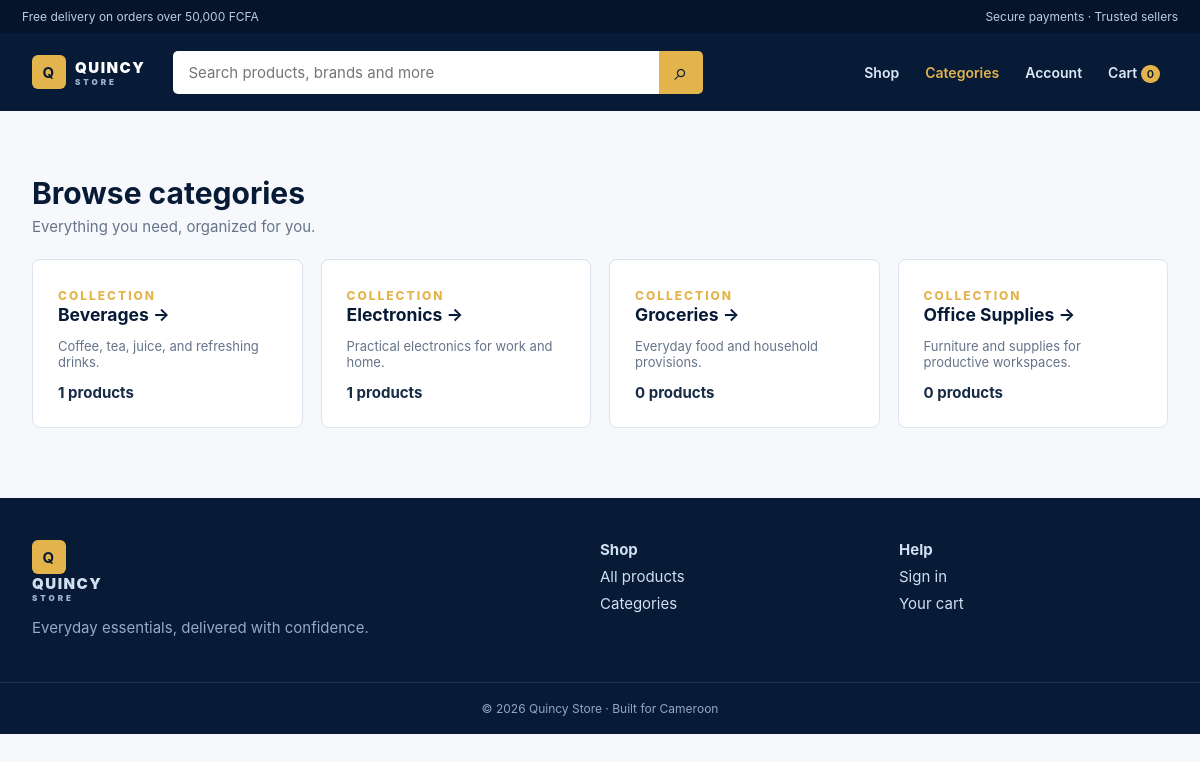
Screenshot of /b2c/categories.php with the database file from the repository.
### tables this page shows
CREATE TABLE `categories` (
  `id` int(11) NOT NULL,
  `parent_id` int(11) DEFAULT NULL,
  `name` varchar(100) NOT NULL,
  `description` text DEFAULT NULL,
  `image` varchar(255) DEFAULT NULL,
  `status` enum('active','inactive') DEFAULT 'active',
  `created_at` timestamp NOT NULL DEFAULT current_timestamp(),
  `updated_at` timestamp NOT NULL DEFAULT current_timestamp() ON UPDATE current_timestamp()
);

### includes/functions.php (called while the page is built, shortened)
<?php
function e(mixed $value): string
{
    return htmlspecialchars((string) $value, ENT_QUOTES, 'UTF-8');
}

### b2c/categories.php (the view)
<?php require_once __DIR__ . '/_bootstrap.php'; $categories=b2cRows("SELECT c.id,c.name,c.description,COUNT(p.id) product_count FROM categories c LEFT JOIN products p ON p.category_id=c.id AND p.status='active' WHERE c.status='active' GROUP BY c.id ORDER BY c.name"); b2cPage('Categories','categories'); ?>
<div class="section-head"><div><h1>Browse categories</h1><p>Everything you need, organized for you.</p></div></div>
<?php if(!$categories): ?><div class="empty">Categories will appear here once our catalog is ready.</div><?php else: ?><section class="grid"><?php foreach($categories as $c): ?><a class="category-card" href="products.php?category=<?= (int)$c['id'] ?>"><span class="eyebrow">Collection</span><h3><?= e($c['name']) ?> →</h3><p class="muted"><?= e($c['description']??'Explore this collection') ?></p><strong><?= (int)$c['product_count'] ?> products</strong></a><?php endforeach; ?></section><?php endif; ?><?php b2cEnd(); ?>

### b2c/b2c.css (style rules this page uses)
:root { --navy:#071a36;--blue:#15467d;--gold:#e4b44c;--ink:#172b46;--muted:#64748b;--line:#dbe4ef;--bg:#f6f8fb }
* { box-sizing:border-box }
body { margin:0;font:15px Inter,system-ui,-apple-system,Segoe UI,sans-serif;color:var(--ink);background:var(--bg) }
a { color:inherit;text-decoration:none }
.eyebrow { color:var(--gold);font-weight:800;text-transform:uppercase;letter-spacing:2px;font-size:12px }
.section-head { display:flex;justify-content:space-between;align-items:end;margin:30px 0 17px }
.section-head h1,.section-head h2 { margin:0;color:var(--navy) }
.section-head p { margin:6px 0;color:var(--muted) }
.grid { display:grid;grid-template-columns:repeat(4,1fr);gap:18px }
.muted { color:var(--muted);font-size:13px }
.category-card { padding:25px;background:white;border:1px solid var(--line);border-radius:8px }
.category-card h3 { margin:0 0 8px;color:var(--navy) }

### rows the page displays
categories: name "Beverages", description "Coffee, tea, juice, and refreshing drinks.", product_count "1"
categories: name "Electronics", description "Practical electronics for work and home.", product_count "1"
categories: name "Groceries", description "Everyday food and household provisions.", product_count "0"
categories: name "Office Supplies", description "Furniture and supplies for productive workspaces.", product_count "0"

### other values shown
$cart "0"
